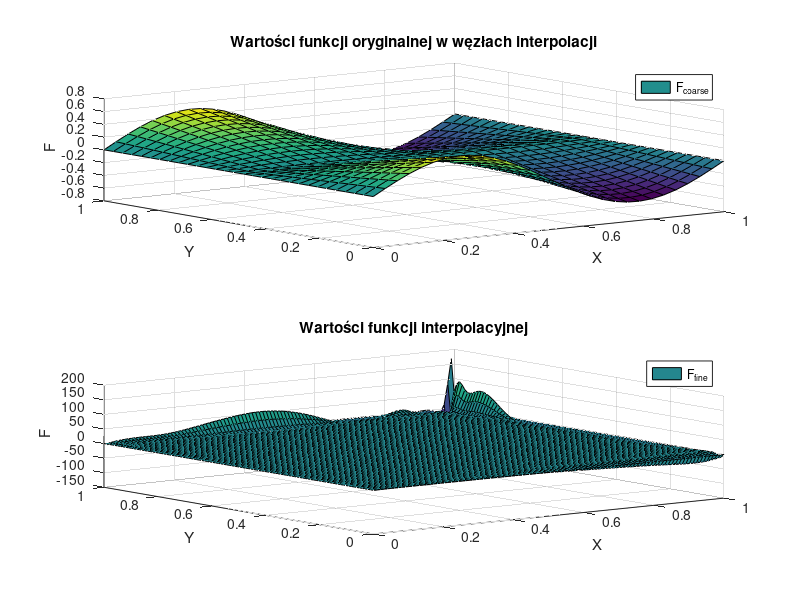

Write MATLAB code to recreate this figure.
function [M,N,P,R,x_coarse,y_coarse,F_coarse,x_fine,y_fine,F_fine] = zadanie5()
P = 100; % liczba unikalnych współrzędnych x punktów dla których będzie obliczana interpolacja
R = 100; % liczba unikalnych współrzędnych y punktów dla których będzie obliczana interpolacja
M = 30; % liczba węzłów interpolacji wzdłuż osi X (stopień wielomianu zmiennej x: M-1)
N = 30; % liczba węzłów interpolacji wzdłuż osi Y (stopień wielomianu zmiennej y: N-1)

% Generowanie węzłów interpolacji na płaszczyźnie
x_coarse = linspace(0, 1, M);
y_coarse = linspace(0, 1, N);
[X_coarse, Y_coarse] = meshgrid(x_coarse, y_coarse);

% Wyznaczenie wartości funkcji oryginalnej w węzłach
F_coarse = sin(X_coarse*2*pi) .* abs(Y_coarse-0.5);

MN = M*N;
xvec_coarse = reshape(X_coarse, MN, 1);
yvec_coarse = reshape(Y_coarse, MN, 1);
fvec_coarse = reshape(F_coarse, MN, 1);

% Macierz Vandermonde'a dla interpolacji 2d
V = zeros(M*N, M*N);
for i = 0:(M-1)
    for j = 0:(N-1)
        V(:, i*N + j + 1) = xvec_coarse.^i .* yvec_coarse.^j;
    end
end

% Współczynniki wielomianu interpolacyjnego
coeffs = V \ fvec_coarse;

% Obliczanie wartości funkcji interpolującej na gęstszej siatce
x_fine = linspace(0, 1, P);
y_fine = linspace(0, 1, R);
[X_fine, Y_fine] = meshgrid(x_fine, y_fine);

F_fine = zeros(size(X_fine));
% zadanie B: zdefiniuj obliczenia wartości wielomianu interpolującego. Rezultat obliczeń zapisz w zmiennej F_fine.

for i = 0:(M-1)
    for j = 0:(N-1)
        F_fine = F_fine + coeffs(i*N + j + 1) * X_fine.^i .* Y_fine.^j;
    end
end
close all;
figure;
subplot(2,1,1);
surf(X_coarse, Y_coarse, F_coarse);
title('Wartości funkcji oryginalnej w węzłach interpolacji');
xlabel('X');
ylabel('Y');
zlabel('F');
legend('F_{coarse}');
subplot(2,1,2);
surf(X_fine, Y_fine, F_fine);
title('Wartości funkcji interpolacyjnej');
xlabel('X');
ylabel('Y');
zlabel('F');
legend('F_{fine}');

saveas(gcf, 'zadanie5.png');
end
